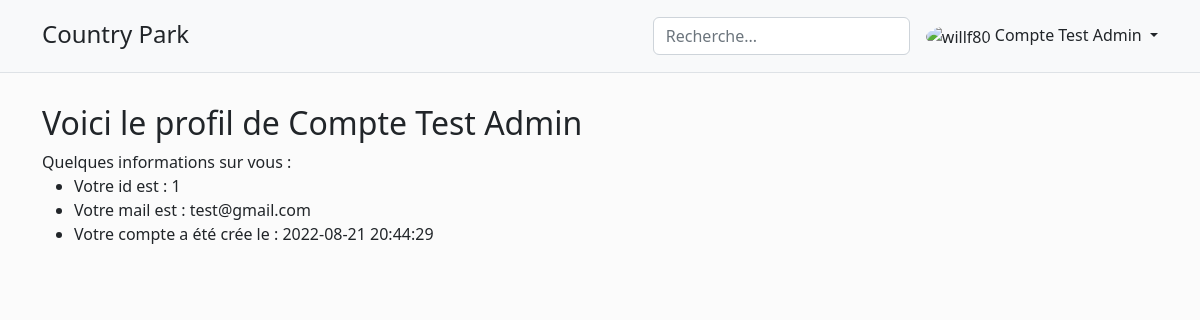
Page /profil.php (signed in) on the committed database.
### tables this page shows
CREATE TABLE `utilisateurs` (
  `id` int(11) NOT NULL,
  `nom` varchar(80) NOT NULL,
  `email` varchar(100) NOT NULL,
  `motdepasse` varchar(160) NOT NULL,
  `datecreation` datetime NOT NULL DEFAULT current_timestamp(),
  `datemiseajour` datetime NOT NULL DEFAULT current_timestamp(),
  `cle` varchar(64) DEFAULT NULL,
  `statut` tinyint(1) DEFAULT NULL,
  `profil` int(10) UNSIGNED NOT NULL DEFAULT 0
);

### includes/db/utils.php (called while the page is built, shortened)
<?php
function is_user_connected() {
    return isset($_SESSION['id']) && isset($_SESSION['email']);
}
?>

### includes/db/utilisateurs.sql.php (called while the page is built, shortened)
<?php
require_once "utils.php";
function get_utilisateur($email) {
    $pdo = get_connexion_pdo();
    $queryPrepare = $pdo->prepare("SELECT * FROM utilisateurs WHERE email = :email");
    $queryPrepare->bindParam(':email', $email);
    $queryPrepare->execute();
    return $queryPrepare->fetch();
}
function get_utilisateur_by_id($id) {
    $pdo = get_connexion_pdo();
    $queryPrepare = $pdo->prepare("SELECT * FROM utilisateurs WHERE id = :id");
    $queryPrepare->bindParam(':id', $id);
    $queryPrepare->execute();
    return $queryPrepare->fetch();
}
function is_admin_connected() {
    $ADMIN_ID = 1;
	$user = get_utilisateur_by_id($_SESSION['id']);
    return $user['profil'] == $ADMIN_ID;
}
?>

### profil.php (the view, shortened to what this page needs)
<?php
require 'includes/page_header.php';
require 'includes/sections/navbar.php';
require_once 'includes/db/utilisateurs.sql.php';
$utilisateur = get_utilisateur_by_id($_SESSION['id']);
?>
<div>
    <div class="container">
        <div class="mb-sm-4 d-block" style="padding-bottom: 80px;"></div>
        <h2>Voici le profil de <?= $utilisateur['nom']; ?></h2>
        <div>Quelques informations sur vous : </div>
        <ul>
            <li>Votre id est : <?= $utilisateur['id'] ?></li>
            <li>Votre mail est : <?= $utilisateur['email'] ?></li>
            <li>Votre compte a été crée le : <?= $utilisateur['datecreation'] ?></li>
        </ul>
    </div>
</div>
<?php require 'includes/page_footer.php' ?>

### includes/sections/dropdow_menu.php (shortened to what this page needs)
<?php
require_once ROOT_PATH . "includes/db/utilisateurs.sql.php";
if (is_user_connected()) {
    $user = get_utilisateur($_SESSION['email']);
?>
    <div class="dropdown text-end">
        <a href="#" class="d-block link-dark text-decoration-none dropdown-toggle" id="dropdownUser1" data-bs-toggle="dropdown" aria-expanded="false">
            <img src="https://github.com/Manganese92.png" alt="willf80" width="32" height="32" class="rounded-circle">
            <?= $user['nom'] ?>
        </a>
            <?php
            if (is_admin_connected()) {
            ?>
                <li>
                    <hr class="dropdown-divider">
                </li>
                <li><a class="dropdown-item" href="<?= BASE_URL ?>admin/dashboard.php">Administration</a></li>
            <?php
            }
            ?>
    </div>
<?php
}
?>

### assets/styles/main.css (style rules this page uses)
body { background: #fbfbfb; }

### rows in the picture
utilisateurs: nom "Compte Test Admin", id "1", email "test@gmail.com", datecreation "2022-08-21 20:44:29"
